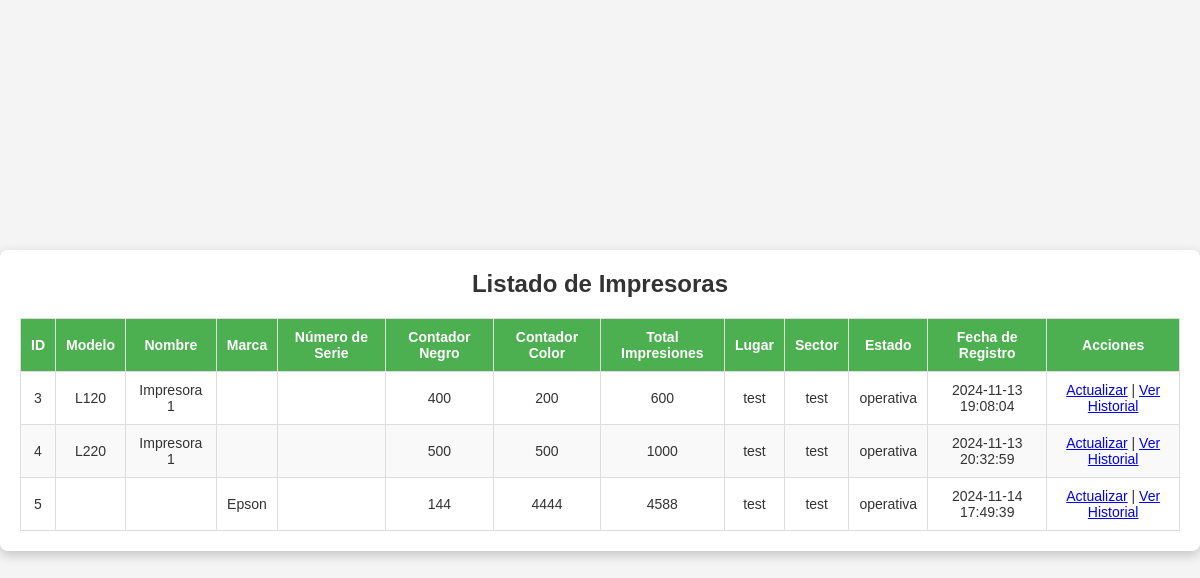
The page /views/listado_impresoras.php (signed in) on the database its author committed.
### tables this page shows
CREATE TABLE impresoras (
    id INT AUTO_INCREMENT PRIMARY KEY,
    modelo VARCHAR(100),
    nombre VARCHAR(100),
    contador_negro INT DEFAULT 0,
    contador_color INT DEFAULT 0,
    total_impresiones INT GENERATED ALWAYS AS (contador_negro + contador_color) STORED,
    fecha_instalacion DATE,
    lugar VARCHAR(100),
    sector VARCHAR(100),
    fecha_actualizacion TIMESTAMP DEFAULT CURRENT_TIMESTAMP ON UPDATE CURRENT_TIMESTAMP,
    estado ENUM('operativa', 'mantenimiento', 'fuera de servicio') DEFAULT 'operativa',
    fecha_registro TIMESTAMP DEFAULT CURRENT_TIMESTAMP
);

CREATE TABLE modelos (
    id INT AUTO_INCREMENT PRIMARY KEY,
    nombre_modelo VARCHAR(100) UNIQUE NOT NULL
);

CREATE TABLE nombres (
    id INT AUTO_INCREMENT PRIMARY KEY,
    nombre_impresora VARCHAR(100) UNIQUE NOT NULL
);

CREATE TABLE marcas (
    id INT AUTO_INCREMENT PRIMARY KEY,
    nombre_marca VARCHAR(100) UNIQUE NOT NULL
);

### views/listado_impresoras.php (the view, shortened to what this page needs)
<?php
$conn = new mysqli('localhost', 'root', '', 'gestion_impresoras');
$sql = "
SELECT
    impresoras.id,
    modelos.nombre_modelo AS modelo,
    nombres.nombre_impresora AS nombre,
    marcas.nombre_marca AS marca,
    series.numero_serie AS numero_serie,
    impresoras.contador_negro,
    impresoras.contador_color,
    impresoras.total_impresiones,
    impresoras.fecha_instalacion,
    impresoras.lugar,
    impresoras.sector,
    impresoras.fecha_actualizacion,
    impresoras.estado,
    impresoras.fecha_registro
FROM impresoras
LEFT JOIN modelos ON impresoras.modelo_id = modelos.id
LEFT JOIN nombres ON impresoras.nombre_id = nombres.id
LEFT JOIN marcas ON impresoras.marca_id = marcas.id
LEFT JOIN series ON series.id_impresora = impresoras.id;
";
$result = $conn->query($sql);
?>
<!DOCTYPE html>
<html lang="es">
<head>
    <link rel="stylesheet" href="../assets/css/styles.css">
</head>
<body>
<div class="container">
    <h1>Listado de Impresoras</h1>
    <table>
        <thead>
            <tr>
                <th>ID</th>
                <th>Modelo</th>
                <th>Nombre</th>
                <th>Marca</th>
                <th>Número de Serie</th>
                <th>Contador Negro</th>
                <th>Contador Color</th>
                <th>Total Impresiones</th>
                <th>Lugar</th>
                <th>Sector</th>
                <th>Estado</th>
                <th>Fecha de Registro</th>
                <th>Acciones</th>
            </tr>
        </thead>
        <tbody>
            <?php if ($result->num_rows > 0): ?>
                <?php while ($row = $result->fetch_assoc()): ?>
                    <tr>
                        <td><?php echo $row['id']; ?></td>
                        <td><?php echo $row['modelo']; ?></td>
                        <td><?php echo $row['nombre']; ?></td>
                        <td><?php echo $row['marca']; ?></td>
                        <td><?php echo $row['numero_serie']; ?></td>
                        <td><?php echo $row['contador_negro']; ?></td>
                        <td><?php echo $row['contador_color']; ?></td>
                        <td><?php echo $row['total_impresiones']; ?></td>
                        <td><?php echo $row['lugar']; ?></td>
                        <td><?php echo $row['sector']; ?></td>
                        <td><?php echo $row['estado']; ?></td>
                        <td><?php echo $row['fecha_registro']; ?></td>
                        <td>
                        <a href="../controllers/actualizar_impresora.php?id=<?php echo $row['id']; ?>">Actualizar</a> |
                        <a href="../views/ver_historial.php?id=<?php echo $row['id']; ?>">Ver Historial</a>
                        </td>
                    </tr>
                <?php endwhile; ?>
            <?php else: ?>
                <tr>
                    <td colspan="12">No se encontraron impresoras.</td>
                </tr>
            <?php endif; ?>
        </tbody>
    </table>
</div>
</body>
</html>

### assets/css/styles.css (style rules this page uses)
* { margin: 0; padding: 0; box-sizing: border-box; }
body { font-family: Arial, sans-serif; background-color: #f4f4f4; color: #333; display: flex; justify-content: center; align-items: center; min-height: 100vh; margin: 0; }
.container { width: 100%; max-width: 1200px; background-color: #fff; padding: 20px; border-radius: 8px; box-shadow: 0 4px 12px rgba(0, 0, 0, 0.2); margin: 20px auto; text-align: center; }
h1 { font-size: 24px; margin-bottom: 20px; color: #333; }
table { width: 100%; border-collapse: collapse; margin-top: 20px; font-size: 14px; }
thead { background-color: #4caf50; color: white; }
th, td { padding: 10px; text-align: center; border: 1px solid #ddd; }
tbody tr:nth-child(even) { background-color: #f9f9f9; }

### rows shown on the page
impresoras: id "3", modelo.nombre_modelo "L120", nombre.nombre_impresora "Impresora 1", contador_negro "400", contador_color "200", total_impresiones "600", lugar "test", sector "test", estado "operativa", fecha_registro "2024-11-13 19:08:04"
impresoras: id "4", modelo.nombre_modelo "L220", nombre.nombre_impresora "Impresora 1", contador_negro "500", contador_color "500", total_impresiones "1000", lugar "test", sector "test", estado "operativa", fecha_registro "2024-11-13 20:32:59"
impresoras: id "5", marca.nombre_marca "Epson", contador_negro "144", contador_color "4444", total_impresiones "4588", lugar "test", sector "test", estado "operativa", fecha_registro "2024-11-14 17:49:39"
